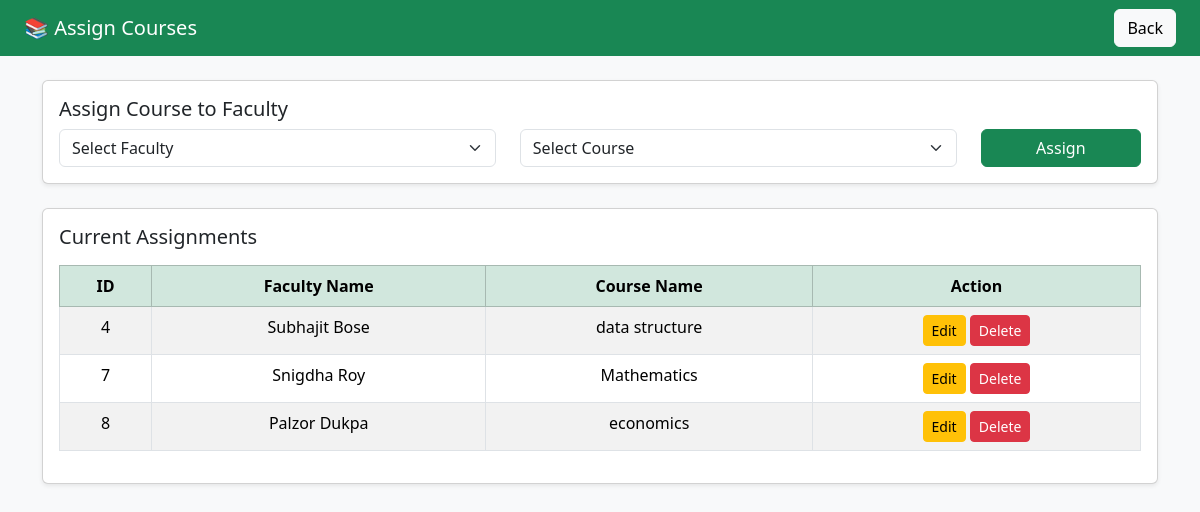
/assign_course, run on the app's committed database.
### tables this page shows
CREATE TABLE faculty_courses (
            id INTEGER PRIMARY KEY AUTOINCREMENT,
            faculty_id INTEGER,
            course_id INTEGER
        );

CREATE TABLE faculty (
            id INTEGER PRIMARY KEY AUTOINCREMENT,
            name TEXT,
            department TEXT
        , department_id INTEGER);

CREATE TABLE courses (
            id INTEGER PRIMARY KEY AUTOINCREMENT,
            course_name TEXT,
            course_code TEXT
        , paper_setter_id INTEGER, department_id INTEGER);

### app.py (the view, shortened to what this page needs)
@app.route("/assign_course", methods=["GET", "POST"])
def assign_course():
    conn = get_db_connection()
    cursor = conn.cursor()
    cursor.execute("SELECT * FROM faculty")
    faculty_list = cursor.fetchall()
    cursor.execute("SELECT * FROM courses")
    courses_list = cursor.fetchall()
    cursor.execute("""
        SELECT fc.id, f.name AS faculty_name, c.course_name
        FROM faculty_courses fc
        JOIN faculty f ON fc.faculty_id = f.id
        JOIN courses c ON fc.course_id = c.id
    """)
    assignments = cursor.fetchall()
    conn.close()
    return render_template(
        "assign_course.html",
        faculty=faculty_list,
        courses=courses_list,
        assignments=assignments
    )

### app.py (called while the page is built)
def get_db_connection():
    conn = sqlite3.connect(r"C:\Users\admin\Desktop\dataset of pythons\exam_system\exam.db")
    conn.row_factory = sqlite3.Row
    return conn

### templates/assign_course.html (shortened to what this page needs)
<!DOCTYPE html>
<html>
<head>
    <link href="https://cdn.jsdelivr.net/npm/bootstrap@5.3.2/dist/css/bootstrap.min.css" rel="stylesheet">
</head>
<body class="bg-light">
<nav class="navbar navbar-dark bg-success px-4">
    <span class="navbar-brand">📚 Assign Courses</span>
    <a href="/dashboard" class="btn btn-light">Back</a>
</nav>
<div class="container mt-4">
    <div class="card p-3 shadow-sm mb-4">
        <h5>Assign Course to Faculty</h5>
        <form method="post">
            <div class="row">
                <div class="col-md-5">
                    <select name="faculty_id" class="form-select" required>
                        <option value="">Select Faculty</option>
                    </select>
                </div>
                <div class="col-md-5">
                    <select name="course_id" class="form-select" required>
                        <option value="">Select Course</option>
                    </select>
                </div>
                <div class="col-md-2">
                    <button class="btn btn-success w-100">Assign</button>
                </div>
            </div>
        </form>
    </div>
    <div class="card p-3 shadow-sm">
        <h5>Current Assignments</h5>
        <table class="table table-bordered table-striped mt-2 text-center">
            <thead class="table-success">
                <tr>
                    <th>ID</th>
                    <th>Faculty Name</th>
                    <th>Course Name</th>
                    <th>Action</th>
                </tr>
            </thead>
            <tbody>
                {% if assignments %}
                    {% for a in assignments %}
                    <tr>
                        <td>{{ a.id }}</td>
                        <td>{{ a.faculty_name }}</td>
                        <td>{{ a.course_name }}</td>
                        <td>
                            <a href="/edit_assignment/{{ a.id }}"
                               class="btn btn-sm btn-warning">Edit</a>
                            <a href="/delete_assignment/{{ a.id }}"
                               class="btn btn-sm btn-danger"
                               onclick="return confirm('Are you sure you want to delete this assignment?')">
                               Delete
                            </a>
                        </td>
                    </tr>
                    {% endfor %}
                {% else %}
                    <tr>
                        <td colspan="4" class="text-muted">No assignments found</td>
                    </tr>
                {% endif %}
            </tbody>
        </table>
    </div>
</div>
</body>
</html>

### data on the page
faculty_courses: id "4", faculty_name "Subhajit Bose", course_name "data structure"
faculty_courses: id "7", faculty_name "Snigdha Roy", course_name "Mathematics"
faculty_courses: id "8", faculty_name "Palzor Dukpa", course_name "economics"
